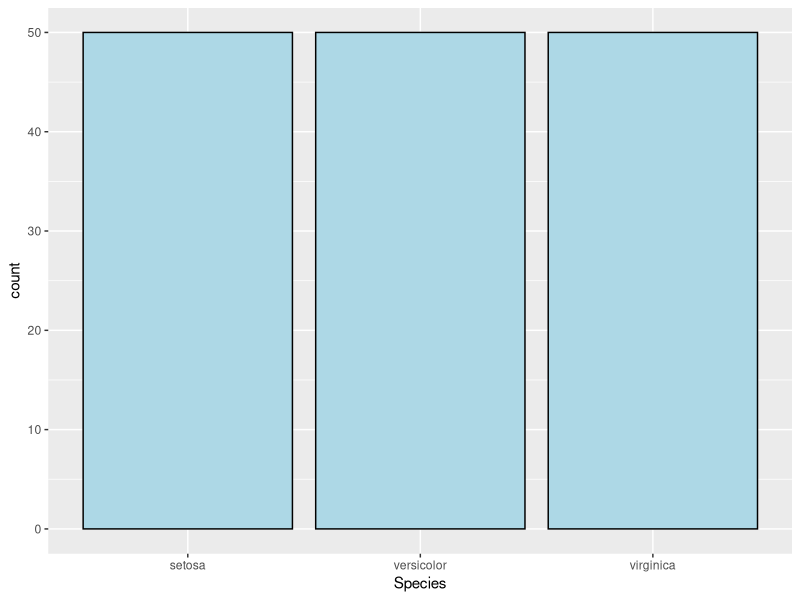
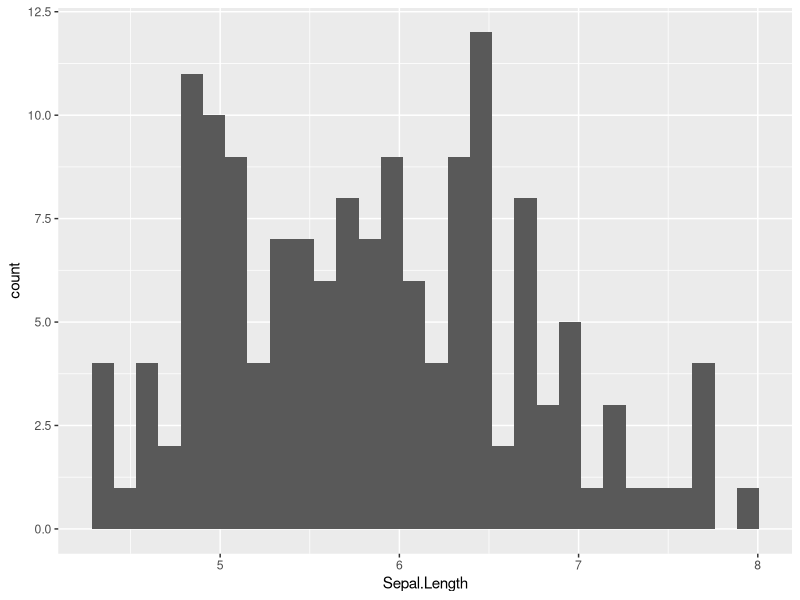
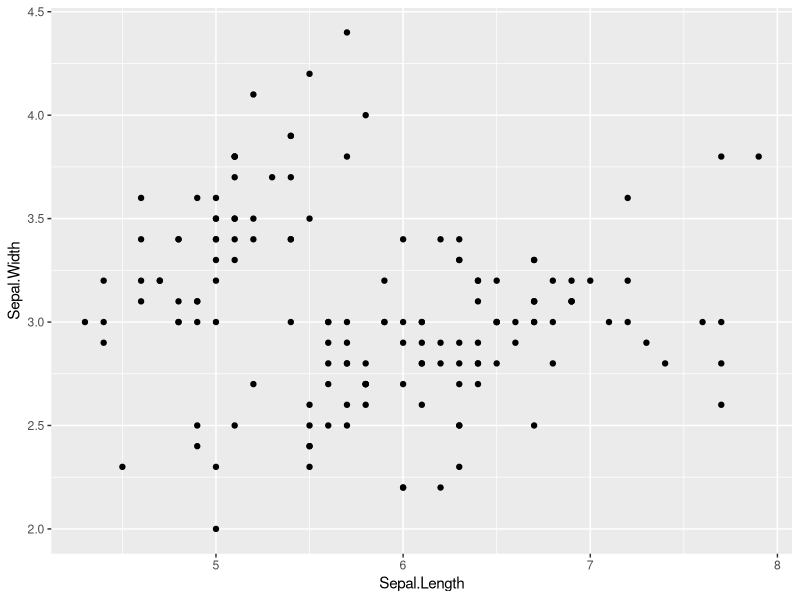
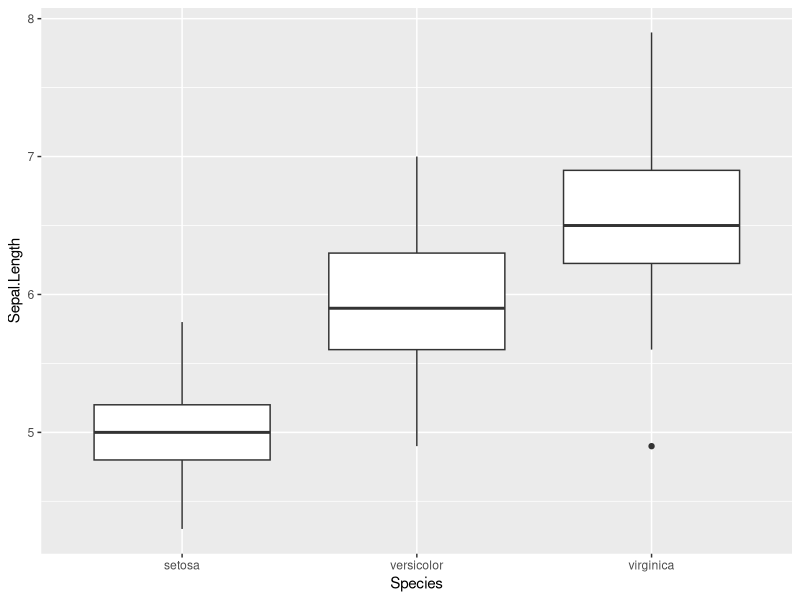
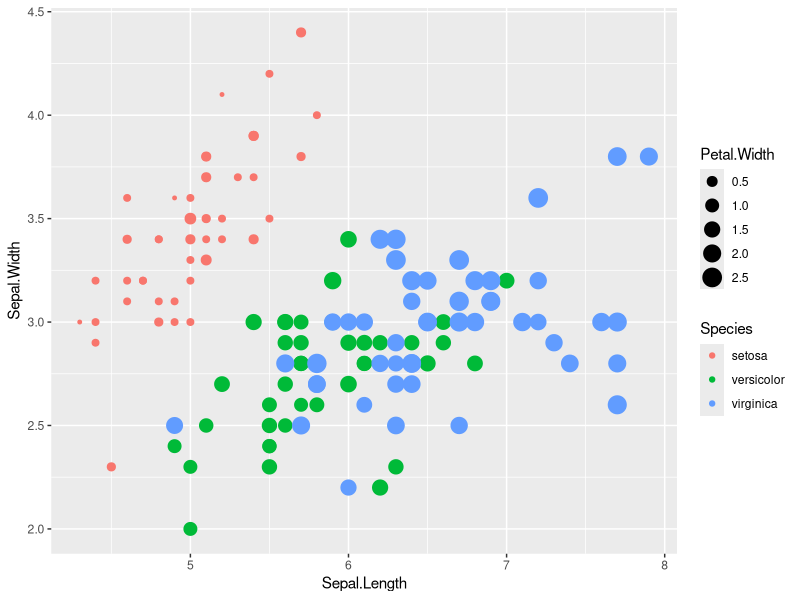

Write R code to recreate these figures, in order.
library(ggplot2)
iris
ggplot(data = iris, aes(x = Species)) +
  geom_bar(fill = "lightblue", colour = "black")
ggplot(data = iris, aes(x = Sepal.Length)) +
  geom_histogram()
ggplot(data = iris, aes(x = Sepal.Length, y=Sepal.Width)) +
  geom_point()
ggplot(data = iris, aes(x = Species,y=Sepal.Length)) +
  geom_boxplot()
ggplot(data = iris, aes(x=Sepal.Length,y = Sepal.Width,color=Species,size=Petal.Width)) +
  geom_point()
